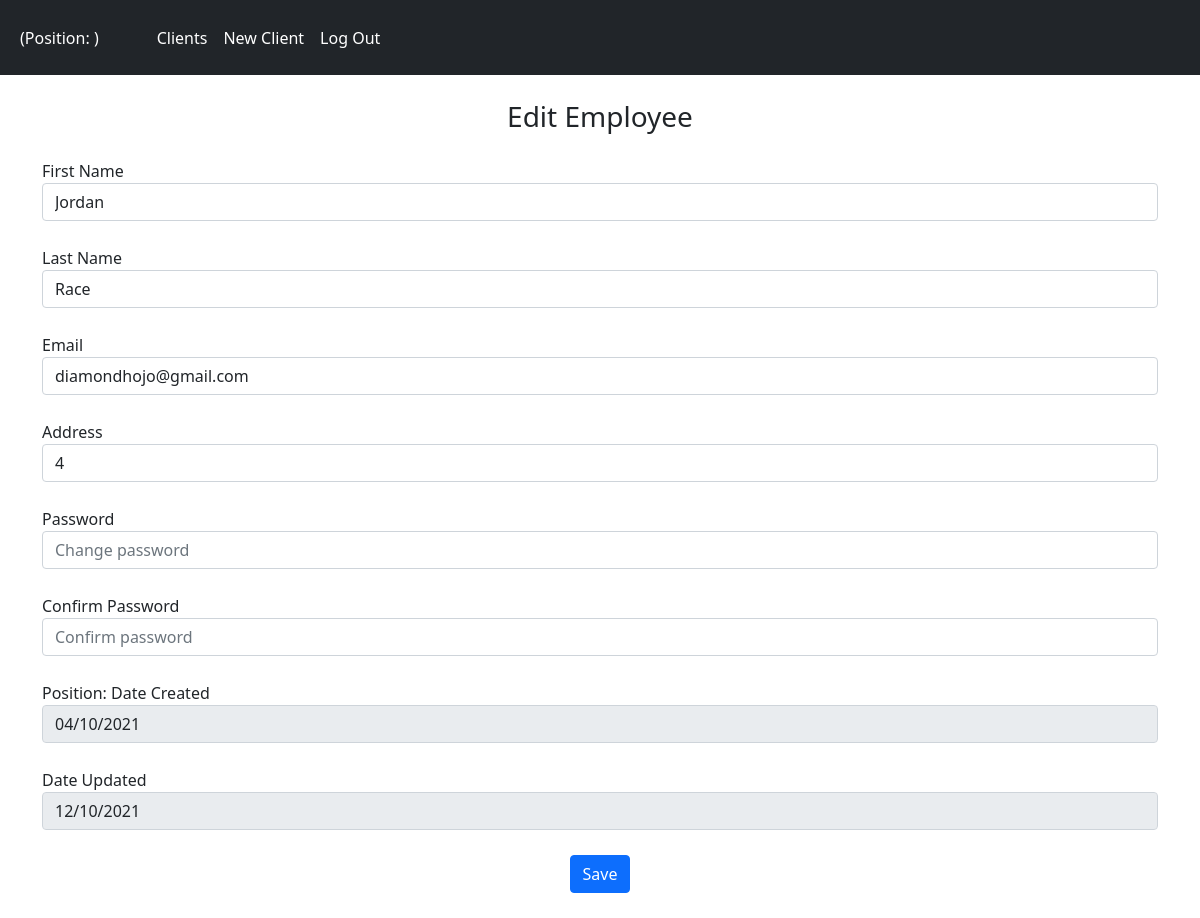
Page /edit-employee/1 on the committed database.
### files/models.py (models this page shows)
class Employee(db.Model, UserMixin):
    id = db.Column(db.Integer, primary_key=True)
    first_name = db.Column(db.String(20), nullable=False)
    last_name = db.Column(db.String(20), nullable=False)
    email = db.Column(db.String(150), nullable=False, unique=True)
    address = db.Column(db.String(100), nullable=False, unique=True)
    password = db.Column(db.String(150))
    position = db.Column(db.String(15))
    date_created = db.Column(db.DateTime(timezone=True), default=func.now())
    date_updated = db.Column(db.DateTime(timezone=True), default=func.now())

### files/views.py (the view, shortened to what this page needs)
@views.route("/edit-employee/<id>", methods=['GET', 'POST'])
def editEmployee(id):
    employee = Employee.query.filter_by(id=id).first()
    empCols = GetCols("Employee")
    if empCols.__contains__("id"):
        empCols.remove("id")
    return render_template("editEmployee.html", employee=employee, empCols=empCols)

### files/views.py (called while the page is built)
def GetCols(model):
    conn = sqlite3.connect("files/database.db")
    cur = conn.cursor()
    cur.execute("SELECT * FROM " + model)
    info = [tuple[0] for tuple in cur.description]
    conn.close()
    return info

### files/templates/editEmployee.html (shortened to what this page needs)
{% extends "base.html" %}
{% block content %}
    <form method="POST">
        <h3 align="center">Edit Employee</h3>
        <div class="form-group">
            {% for col in empCols %}
                {% if col == "position" %}
                    <label for="position">Position:</label>
                {% elif col == "password" %}
                    <label for="password1">{{ col.replace('_', ' ').title() }}</label>
                    <input  type="password"
                            id="{{ col }}"
                            name="password1"
                            class="form-control"
                            placeholder="Change {{ col.replace('_', ' ') }}" />
                    <label for="password2">Confirm {{ col.replace('_', ' ').title() }}</label>
                    <input  type="password"
                            id="{{ col }}"
                            name="password2"
                            class="form-control"
                            placeholder="Confirm {{ col.replace('_', ' ') }}" />
                {% elif col == "date_created" %}
                    <label for="date_created">{{ col.replace('_', ' ').title() }}</label>
                    <input  type="datetime"
                        id="{{ col }}"
                        name="date_created"
                        class="form-control"
                        placeholder="Enter {{ col.replace('_', ' ') }}"
                        value={{ employee.date_created.strftime("%d/%m/%Y") }}
                        disabled=True />
                {% elif col == "date_updated" %}
                    <label for="date_updated">{{ col.replace('_', ' ').title() }}</label>
                    <input  type="datetime"
                        id="{{ col }}"
                        name="date_updated"
                        class="form-control"
                        placeholder="Enter {{ col.replace('_', ' ') }}"
                        value={{ employee.date_updated.strftime("%d/%m/%Y") }}
                        disabled=True />
                {% else %}
                    <label for={{ col }}>{{ col.replace('_', ' ').title() }}</label>
                    <input  type="text"
                            id="{{ col }}"
                            name="{{ col }}"
                            class="form-control"
                            placeholder="Enter {{ col.replace('_', ' ') }}"
                            value={{ employee[col.replace(' ', '_').lower()] }} />
                {% endif %}
            {% endfor %}
            <div align="center">
                <button class="btn btn-primary" type="submit">Save</button>
            </div>
        </div>
    </form>
{% endblock %}

### files/static/style.css (style rules this page uses)
h3, .navbar, .navbar-expand-lg, .navbar-dark .bg-dark, .btn-primary, .form-control { margin-bottom: 25px; }

### rows in the picture
Employee: first_name "Jordan" "Race" "diamondhojo@gmail.com", date_created "04/10/2021", date_updated "12/10/2021"

### other values in the picture
{{ col.replace('_', ' ').title() }} "First Name" "Last Name" "Email" "Address"
{{ col.replace('_', ' ').title() }} "Password"
{{ col.replace('_', ' ').title() }} "Date Created"
{{ col.replace('_', ' ').title() }} "Date Updated"
